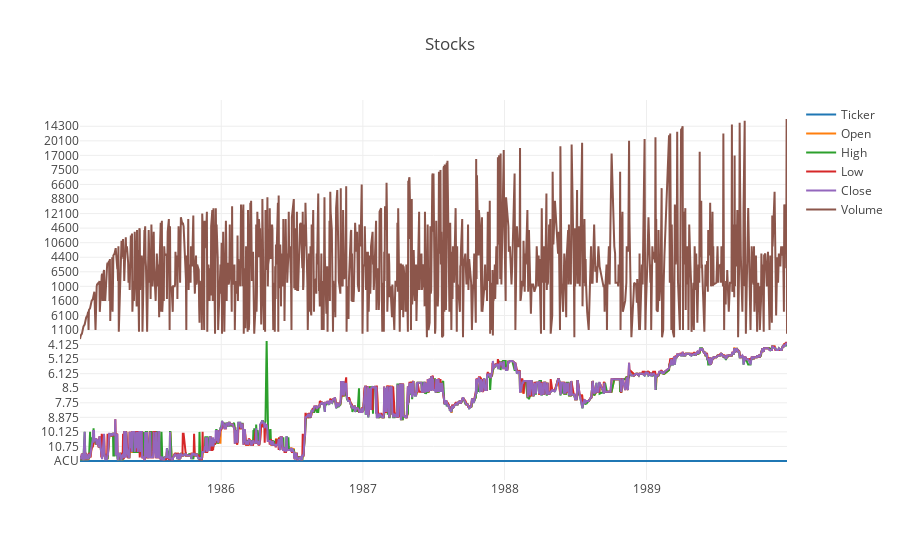

Notebook code cell kept with this figure:
### Code cell
dataset = pd.read_csv(r'C:\Users\parsh\Desktop\Exchange\data\US_stocks_csv_85_89\US_stocks_csv_85_89\AMEX/ACU.csv', index_col=['Date'], parse_dates=['Date'])
plotly_df(dataset, title = "Stocks")

### Figure 1 — Plotly figure (JSON) as saved in the notebook; plotly's stock layout.template omitted (floating-point values rounded to 4 significant figures; data arrays with more than 128 entries replaced by an {"elided": "..."} marker saying what was removed)
{"data": [{"mode": "lines", "name": "Ticker", "type": "scatter", "uid": "c02daf7f-2159-4357-b94f-cc4aca4ba5e3", "x": {"elided": "1059 str values"}, "y": {"elided": "1059 str values"}}, {"mode": "lines", "name": "Open", "type": "scatter", "uid": "1a8648ab-bdee-49a4-b959-6d26955c94ca", "x": {"elided": "1059 str values"}, "y": {"elided": "1059 float values"}}, {"mode": "lines", "name": "High", "type": "scatter", "uid": "2ce320e7-31f2-4e80-a832-58ed56a1649e", "x": {"elided": "1059 str values"}, "y": {"elided": "1059 float values"}}, {"mode": "lines", "name": "Low", "type": "scatter", "uid": "ed106f80-c6cc-4e86-8004-156947ec753a", "x": {"elided": "1059 str values"}, "y": {"elided": "1059 float values"}}, {"mode": "lines", "name": "Close", "type": "scatter", "uid": "2ea0f4e3-fc96-4574-b290-ea001c7afc93", "x": {"elided": "1059 str values"}, "y": {"elided": "1059 float values"}}, {"mode": "lines", "name": "Volume", "type": "scatter", "uid": "922ec184-95b8-4d29-8192-fac69a718806", "x": {"elided": "1059 str values"}, "y": {"elided": "1059 int values"}}], "layout": {"title": {"text": "Stocks"}}}
